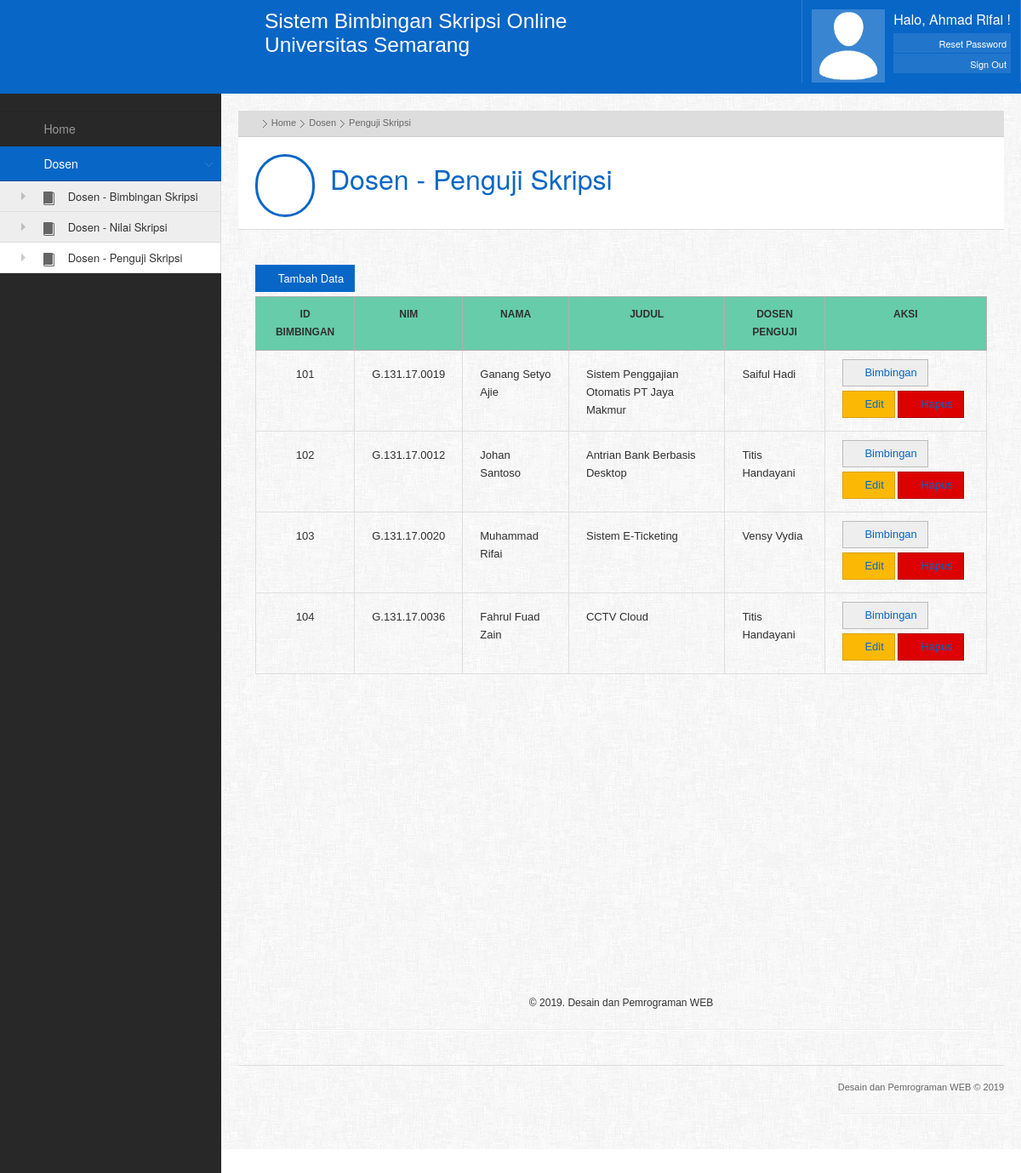
The app's page /index.php?posisi=Back&file=dosen_penguji (signed in) with its own data.
### tables this page shows
CREATE TABLE `level` (
  `level` varchar(25) NOT NULL
);

CREATE TABLE `menu` (
  `id_menu` int(15) NOT NULL,
  `nama_menu` varchar(50) DEFAULT NULL,
  `posisi` enum('Front','Back') DEFAULT NULL,
  `file` varchar(50) DEFAULT NULL,
  `level` enum('Mahasiswa','Dosen','Prodi','TU') DEFAULT NULL,
  `status` enum('Aktif','Tidak Aktif') DEFAULT NULL
);

CREATE TABLE `dosen_penguji` (
  `id_bim_skripsi` int(10) NOT NULL,
  `tgl_bimbingan` date DEFAULT NULL,
  `nim` varchar(15) DEFAULT NULL,
  `nama` varchar(100) DEFAULT NULL,
  `judul` varchar(50) DEFAULT NULL,
  `dosen_penguji` varchar(100) DEFAULT NULL,
  `status` enum('Revisi','Acc') DEFAULT NULL,
  `keterangan` varchar(250) DEFAULT NULL
);

### index.php (called while the page is built, shortened)
<?php
if (!empty($_GET['posisi']))
{
	$posisi = $_GET['posisi'];
}
else
{
	$posisi = '';
}
if ($posisi == 'Front')
{
    include "system/front_index.php";
}
elseif ($posisi == 'Back')
{
    include "system/back_index.php";
}
else
{
    $linkmn=$_SERVER['PHP_SELF']."?posisi=Front&file=login";
    echo "<meta http-equiv=\"refresh\" content=\"0;url=$linkmn\">";
}
?>

### app/dosen_penguji/default.php (the view, shortened to what this page needs)
<ul class="breadcrumbs">
    <li><a href="index.php?posisi=Back&file=home"><i class="iconfa-home"></i></a> <span class="separator"></span></li>
    <li>Home <span class="separator"></span></li>
    <li>Dosen <span class="separator"></span></li>
    <li>Penguji Skripsi</li>
</ul>
<div class="pageheader">
    <div class="pageicon"><span class="iconfa-paper-clip"></span></div>
    <div class="pagetitle">
        <h1>Dosen - Penguji Skripsi</h1>
    </div>
</div>
<div class="maincontent">
<div class="maincontentinner">
<br>
<button type="button" class="btn btn-primary" data-toggle="modal" data-target="#FormTambahDataDosenPenguji"><i class="iconfa-edit"></i> Tambah Data</button>
<html>
<head>
</head>
<body>
<table>
    <thead>
    <br>
    <tr>
    <th>ID BIMBINGAN</th>
    <th>NIM</th>
    <th>NAMA</th>
    <th>JUDUL</th>
    <th>DOSEN PENGUJI</th>
    <th>AKSI</th>
    </tr>
    </thead>
    <tbody>
<?php
$sql = "SELECT * FROM dosen_penguji";
$query = mysqli_query($koneksi, $sql);
while ($row = mysqli_fetch_array($query))
{ ?>
    <tr>
            <td class="center"><?php echo $row['id_bim_skripsi'];?></td>
            <td><?php echo $row['nim'];?></td>
            <td><?php echo $row['nama'];?></td>
            <td><?php echo $row['judul'];?></td>
            <td><?php echo $row['dosen_penguji'];?></td>
            <td>
                <a href="index.php?posisi=Back&file=history_bimbingan_skripsi_sidang&id=<?php echo $row['id_bim_skripsi']; ?>" button type ="button" class="btn btn-rounded" name="btn_bimbingan"><i class="iconfa-eye-open"></i> Bimbingan</a>
                <a href="index.php?posisi=Back&file=form_edit_dosen_penguji_skripsi&id=<?php echo $row['id_bim_skripsi']; ?>&nim=<?php echo $row['nim']; ?>&nama=<?php echo $row['nama']; ?>&judul=<?php echo $row['judul']; ?>&dosen_penguji=<?php echo $row['dosen_penguji']; ?>" button type ="button" class="btn btn-warning" name="btn_edit"><i class="iconfa-edit"></i> Edit</a>
                <a href="index.php?posisi=Back&file=proses_hapus_dosen_penguji&id=<?php echo $row['id_bim_skripsi']; ?>" button type ="button" class="btn btn-danger" name="btn_hapus"><i class="iconfa-remove"></i> Hapus</a></td>
        </tr>
<?php }?>
</tbody>
</table>
</body>
</html>
        <br><br><br><br><br><br><br><br><br><br><br><br><br><br><br><br>
    </div>
</div>
<div class="maincontent">
    <div class="maincontentinner">
            <center>
                <span>&copy; 2019. Desain dan Pemrograman WEB</span>
            </center> <hr>
    </div>
</div>

### system/back_menu.php
<?php
if ($_GET['file'] == 'home')
{
    $actt='class="active"';
}
else
{
    $actt='';
}
?>
<div class="leftmenu">
    <ul class="nav nav-tabs nav-stacked">
        <li> <a class="ajax-link" href="index.php?posisi=Back&file=home"></a>
        </li>
        <li <?php echo $actt;?>>
            <a class="ajax-link" href="index.php?posisi=Back&file=home">
                <span class="iconfa-laptop"></span> Home
            </a>
        </li>
        <?php
        $level=mysqli_query($koneksi,"SELECT * FROM level WHERE level = '$_SESSION[level]' ORDER BY level");
        while ($lev=mysqli_fetch_array($level))
        {
            $mu=mysqli_fetch_array(mysqli_query($koneksi,"SELECT * FROM menu WHERE file = '$_GET[file]'"));
            if ($lev['level'] == $mu['level'])
            {
                $act        = 'class="dropdown active"';
                $display    = 'style="display: block"';
            }
            else
            {
                $act        = 'class="dropdown"';
                $display    = '"';
            }
            ?>
            <li <?php echo $act;?>>
                <a href='Dosen'><span class="iconfa-briefcase"></span> <?php echo $lev['level']; ?></a>
                <ul <?php echo $display;?>>
                    <?php
                    $Menu=mysqli_query($koneksi,"SELECT * FROM menu WHERE level = '$_SESSION[level]' AND status = 'Aktif' ORDER BY nama_menu");
                    while ($mn=mysqli_fetch_array($Menu))
                    {
                        if ($_GET['file'] == $mn['file'])
                        {
                            $active = 'class="active"';
                        }
                        else
                        {
                            $active = '';
                        }
                        ?>
                        <li <?php echo $active;?> >
                            <a href="index.php?posisi=Back&file=<?php echo $mn['file'];?>">
                                <span class="iconsweets-book"></span>
                                <?php echo $mn['nama_menu']; ?>
                            </a>
                        </li>
                        <?php
                    } ?>
                </ul>
            </li>
            <?php
        }
        ?>
    </ul>
</div>

### system/back_index.php (style rules this page uses)
ul>li, a { cursor: pointer; }

### app/dosen_penguji/default.php (style rules this page uses)
body { font-family:tahoma, arial }
table { border-collapse: collapse }
th, td { font-size: 13px; border: 1px solid #DEDEDE; padding: 10px 20px; color: #303030 }
th { background: #66CCAA; font-size: 12px; border-color:#B0B0B0 }

### records on screen
level: level "Dosen"
menu: nama_menu "Dosen - Bimbingan Skripsi"
menu: nama_menu "Dosen - Nilai Skripsi"
menu: nama_menu "Dosen - Penguji Skripsi"
dosen_penguji: id_bim_skripsi "101", nim "G.131.17.0019", nama "Ganang Setyo Ajie", judul "Sistem Penggajian Otomatis PT Jaya Makmur", dosen_penguji "Saiful Hadi"
dosen_penguji: id_bim_skripsi "102", nim "G.131.17.0012", nama "Johan Santoso", judul "Antrian Bank Berbasis Desktop", dosen_penguji "Titis Handayani"
dosen_penguji: id_bim_skripsi "103", nim "G.131.17.0020", nama "Muhammad Rifai", judul "Sistem E-Ticketing", dosen_penguji "Vensy Vydia"
dosen_penguji: id_bim_skripsi "104", nim "G.131.17.0036", nama "Fahrul Fuad Zain", judul "CCTV Cloud", dosen_penguji "Titis Handayani"

### other values on screen
$_SESSION['nama'] "Ahmad Rifai"
